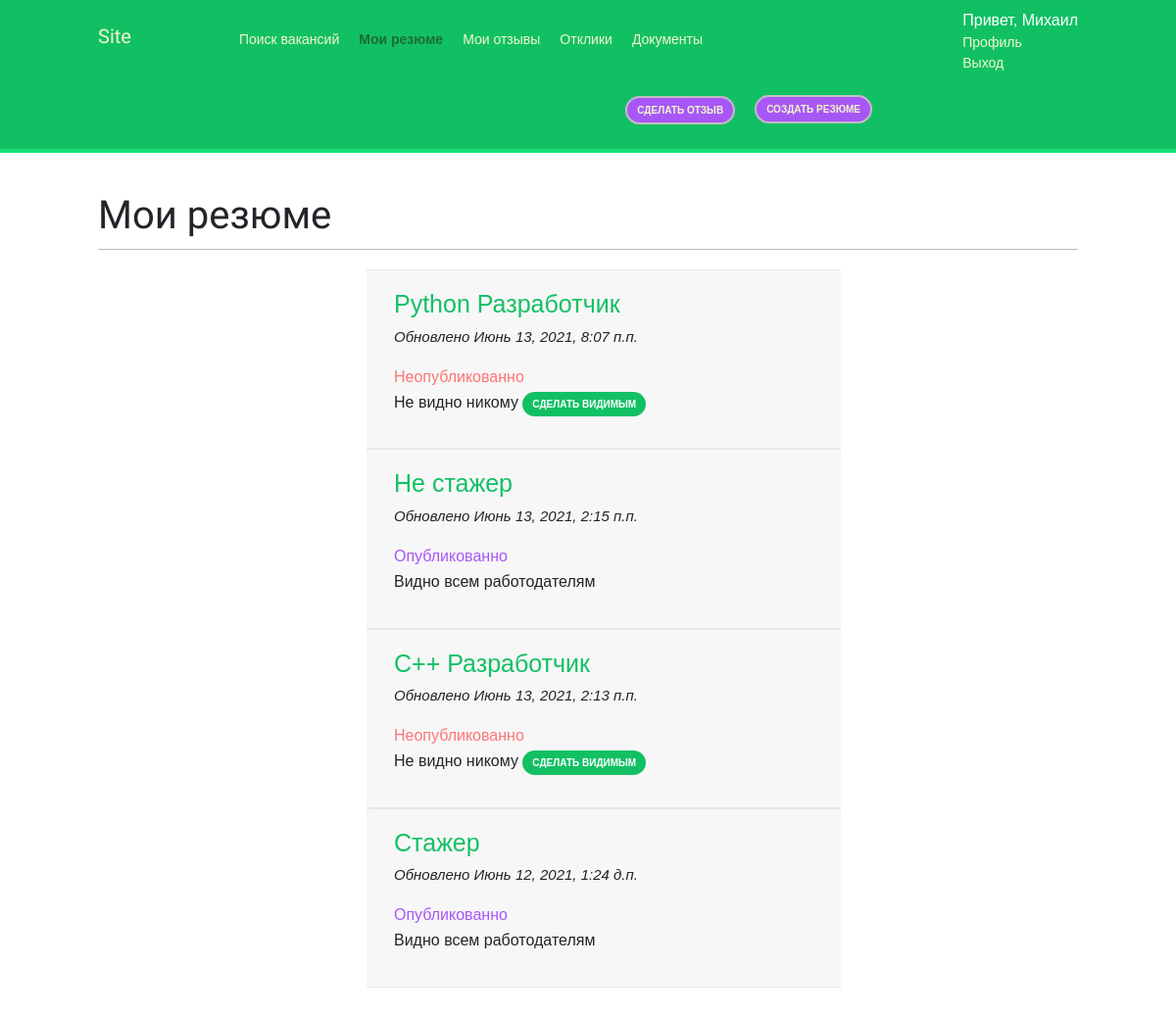
/resume/my/ (signed in), run on an earlier commit of the app's database.
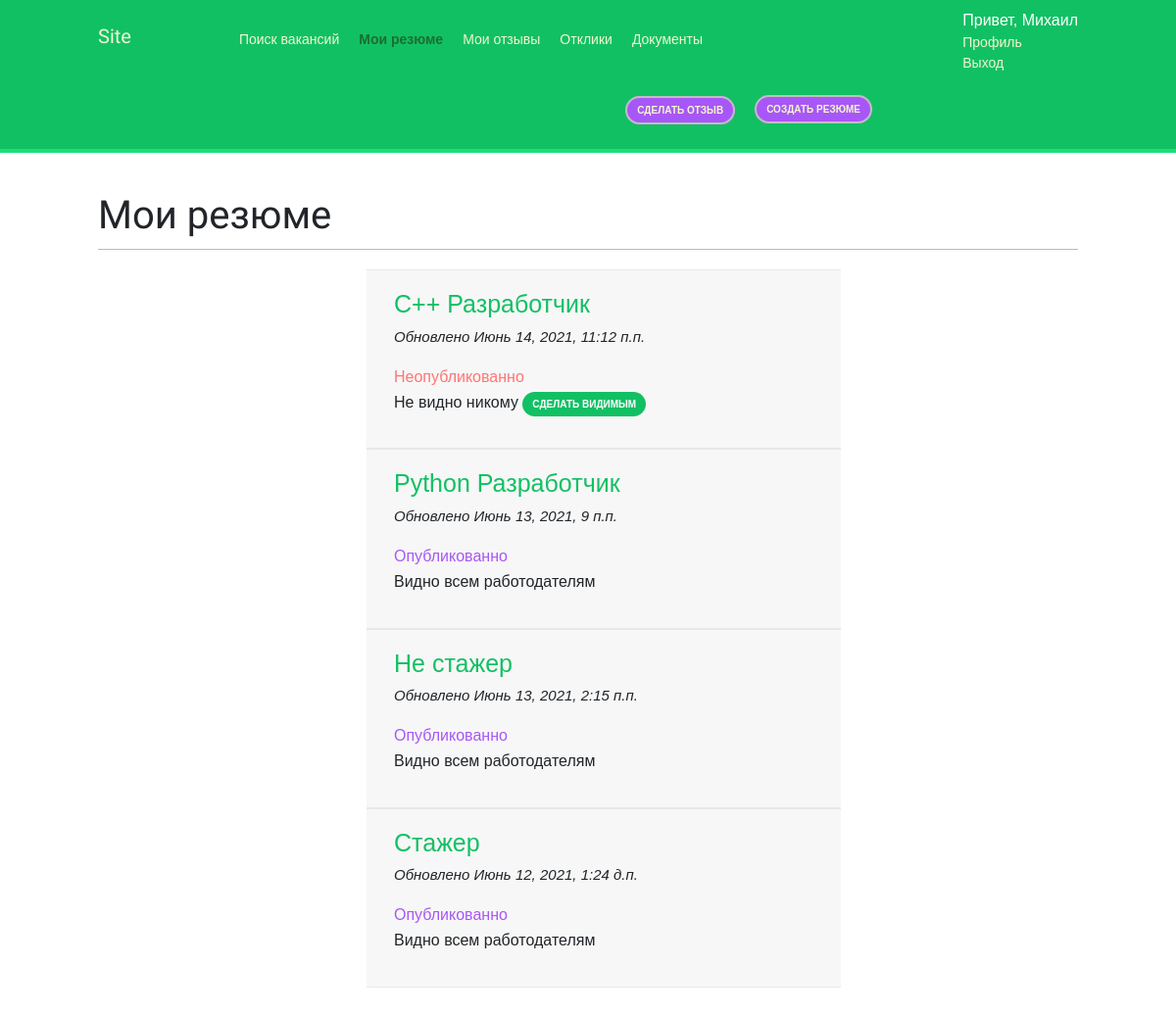
And on a later commit of the database.
### main_site/models.py (models this page shows, shortened)
class Resume(models.Model):
	STATUS_CHOICES = (
			('blocked','Заблокированое'),
			('closed','Закрытое'),
			('published','Опубликованное'),
		)
	student = models.ForeignKey(Student,on_delete=models.CASCADE,related_name='resumes', verbose_name="Студент")
	skills = models.ManyToManyField(Skill,related_name='resumes', verbose_name="Навыки", blank=True)
	name = models.CharField('Название',max_length=100)
	experience = models.TextField('Опыт')
	responsibilities = models.TextField('Обязанности') #обязанности
	achievements = models.TextField('Достижения') #достижения
	about_self = models.TextField('О себе')
	created_by = models.DateTimeField(auto_now_add=True)
	updated_by =  models.DateTimeField(auto_now=True)
	status = models.CharField('Статус',max_length=20,choices=STATUS_CHOICES, default='published')
	class Meta:
		verbose_name = 'Резюме'
		verbose_name_plural = 'Резюме'

### main_site/views.py (the view)
# urls.py: path('resume/my/',views.MyResumeListView.as_view() , name='my_resume_list'),
class MyResumeListView(LoginRequiredMixin,ListView):
	model = Resume
	template_name = 'main_site/resume/my_resume_list.html'
	context_object_name = 'resumes'
	def get_queryset(self):
		queryset = Resume.objects.filter(student=self.request.user.students).exclude(status='blocked').order_by('-updated_by').all()
		return queryset
	def get_context_data(self, **kwargs):
		context = super().get_context_data(**kwargs)
		context["section"] = 'my_resume_list'
		return context

### main_site/templates/main_site/resume/my_resume_list.html (shortened to what this page needs)
{% extends 'base.html' %}
{% block content %}
<h1>Мои резюме</h1>
<div style="">
	<ul>
	{% for resume in resumes %}
		<li style="list-style-type: none;">
			<div class="row mb p-3 profile-info-top" style="width: 50%; margin-left: 25%">
				<a href="{% url 'my_resume_detail' resume.id %}" style="font-size: 25px">{{resume.name}}</a>
				<p style="font-size: 15px"><i>Обновлено {{resume.updated_by}}</i></p>
				{% if resume.status == 'published' %}
				<span style="color: #a757f7">Опубликованно</span>
				<p>Видно всем работодателям</p>
				{% else %}
				<span style="color: #ff7575">Неопубликованно</span>
				<p>Не видно никому <a href="{% url 'my_resume_make_published' resume.id 1 %}" class="button-mini">Сделать видимым</a></p>
				{% endif %}
			</div>
		</li>
	{% endfor %}
	</ul>
</div>
{% endblock %}

What changed in the data, as far as the page shows it:
changed Resume "С++ Разработчик": updated_by "Июнь 13, 2021, 2:13 п.п." → "Июнь 14, 2021, 11:12 п.п."; moves up the list
changed Resume "Python Разработчик": updated_by "Июнь 13, 2021, 8:07 п.п." → "Июнь 13, 2021, 9 п.п."; status "Неопубликованно Не видно никому СДЕЛАТЬ ВИДИМЫМ" → "Опубликованно Видно всем работодателям"
